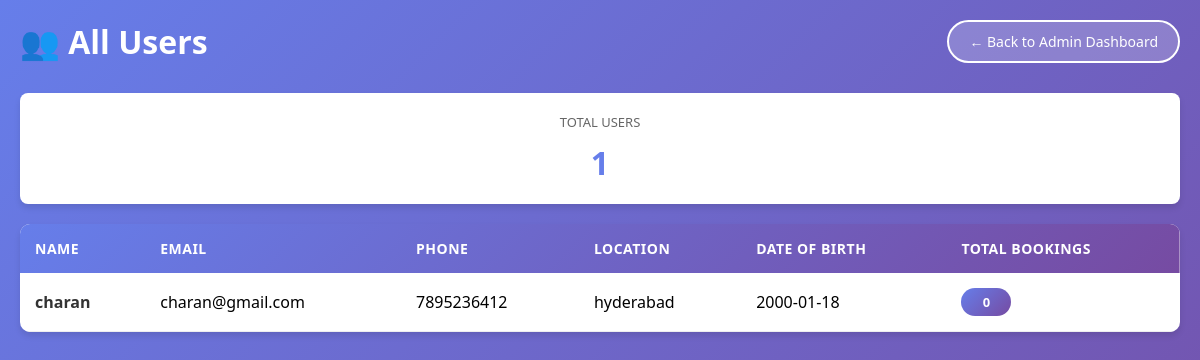
Page /admin/users (signed in) on the committed database.
### tables this page shows
CREATE TABLE users (
        user_id INTEGER PRIMARY KEY AUTOINCREMENT,
        name TEXT NOT NULL,
        gender TEXT,
        location TEXT,
        dob TEXT,
        email TEXT UNIQUE NOT NULL,
        mobile TEXT,
        password TEXT NOT NULL
    , is_admin INTEGER DEFAULT 0);

### frontend/app.py (the view)
@app.route('/admin/users')
def admin_users():
    if 'user_id' not in session or not is_admin():
        flash("Admin access required!", "error")
        return redirect(url_for('dashboard'))
    conn = connect_db()
    cursor = conn.cursor()
    cursor.execute("""
        SELECT u.user_id, u.name, u.email, u.mobile, u.location, u.dob,
               COUNT(b.id) as total_bookings
        FROM users u
        LEFT JOIN bookings b ON u.user_id = b.user_id
        WHERE u.is_admin = 0
        GROUP BY u.user_id
        ORDER BY u.user_id DESC
    """)
    users = cursor.fetchall()
    conn.close()
    return render_template('admin_users.html', users=users)

### frontend/app.py (called while the page is built)
def connect_db():
    conn = sqlite3.connect(DATABASE_URL)
    conn.row_factory = sqlite3.Row
    return conn

def is_admin():
    if 'user_id' not in session:
        return False
    conn = connect_db()
    cursor = conn.cursor()
    cursor.execute("SELECT is_admin FROM users WHERE user_id = ?", (session['user_id'],))
    result = cursor.fetchone()
    conn.close()
    return result and result['is_admin'] == 1

### frontend/templates/admin_users.html (shortened to what this page needs)
<!DOCTYPE html>
<html lang="en">
<head>
</head>
<body>
    <div class="container">
        <div class="header">
            <h1>👥 All Users</h1>
            <a href="{{ url_for('admin_dashboard') }}" class="back-btn">← Back to Admin Dashboard</a>
        </div>
        {% if users %}
        <div class="stats">
            <div class="stat-card">
                <div class="stat-label">Total Users</div>
                <div class="stat-value">{{ users|length }}</div>
            </div>
        </div>
        <div class="users-container">
            <table class="users-table">
                <thead>
                    <tr>
                        <th>Name</th>
                        <th>Email</th>
                        <th>Phone</th>
                        <th>Location</th>
                        <th>Date of Birth</th>
                        <th>Total Bookings</th>
                    </tr>
                </thead>
                <tbody>
                    {% for user in users %}
                    <tr>
                        <td>
                            <div class="user-info">
                                <span class="user-name">{{ user.name }}</span>
                            </div>
                        </td>
                        <td>{{ user.email }}</td>
                        <td>{{ user.mobile if user.mobile else '-' }}</td>
                        <td>{{ user.location if user.location else '-' }}</td>
                        <td>{{ user.dob if user.dob else '-' }}</td>
                        <td>
                            <span class="booking-badge">{{ user.total_bookings }}</span>
                        </td>
                    </tr>
                    {% endfor %}
                </tbody>
            </table>
        </div>
        {% endif %}
    </div>
</body>
</html>

### frontend/templates/admin_users.html (style rules this page uses)
* { margin: 0; padding: 0; box-sizing: border-box; }
body { font-family: 'Segoe UI', Tahoma, Geneva, Verdana, sans-serif; background: linear-gradient(135deg, #667eea 0%, #764ba2 100%); min-height: 100vh; padding: 20px; }
.container { max-width: 1200px; margin: 0 auto; }
.header { display: flex; justify-content: space-between; align-items: center; margin-bottom: 30px; color: white; }
.header h1 { font-size: 2em; font-weight: 600; }
.back-btn { background: rgba(255, 255, 255, 0.2); color: white; border: 2px solid white; padding: 10px 20px; border-radius: 25px; cursor: pointer; text-decoration: none; display: inline-block; font-size: 14px; transition: all 0.3s; }
.users-container { background: white; border-radius: 10px; overflow: hidden; box-shadow: 0 4px 6px rgba(0, 0, 0, 0.1); }
.users-table { width: 100%; border-collapse: collapse; }
.users-table thead { background: linear-gradient(135deg, #667eea 0%, #764ba2 100%); color: white; }
.users-table th { padding: 15px; text-align: left; font-weight: 600; font-size: 14px; text-transform: uppercase; letter-spacing: 0.5px; }
.users-table td { padding: 15px; border-bottom: 1px solid #eee; }
.users-table tbody tr { transition: background-color 0.3s; }
.booking-badge { display: inline-block; background: linear-gradient(135deg, #667eea 0%, #764ba2 100%); color: white; padding: 5px 12px; border-radius: 20px; font-size: 13px; font-weight: 600; text-align: center; min-width: 50px; }
.user-info { display: flex; flex-direction: column; gap: 3px; }
.user-name { font-weight: 600; color: #333; }
.stats { display: grid; grid-template-columns: repeat(auto-fit, minmax(200px, 1fr)); gap: 15px; margin-bottom: 20px; }
.stat-card { background: white; padding: 20px; border-radius: 8px; box-shadow: 0 4px 6px rgba(0, 0, 0, 0.1); text-align: center; }
.stat-label { color: #666; font-size: 13px; text-transform: uppercase; margin-bottom: 10px; }
.stat-value { font-size: 2em; font-weight: 700; color: #667eea; }

### rows in the picture
users: name "charan", email "charan@gmail.com", mobile "7895236412", location "hyderabad", dob "2000-01-18", total_bookings "0"

### other values in the picture
{{ users|length }} "1"
